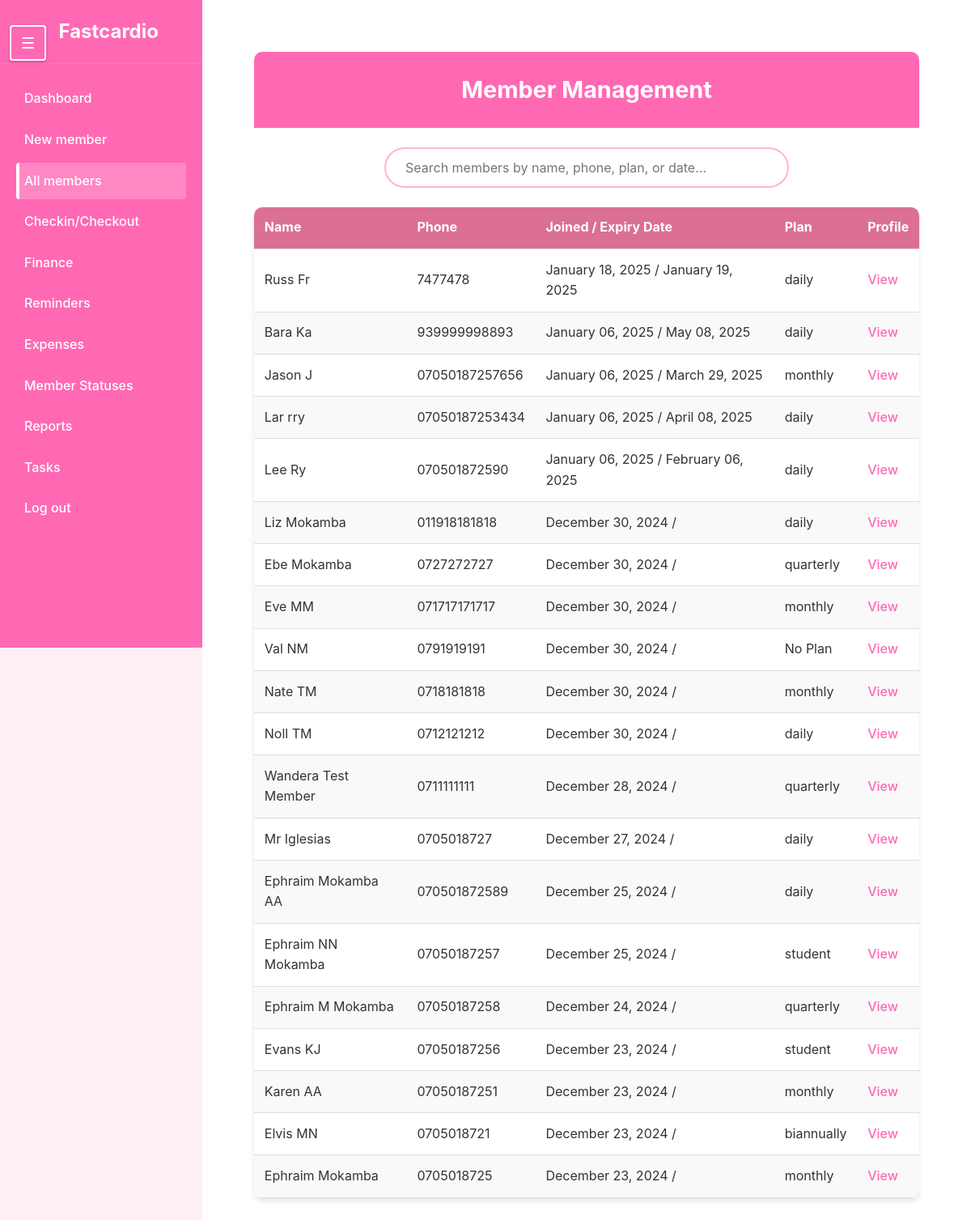
The page /members/ on the database its author committed.
### members/models.py (models this page shows, shortened)
class Member(models.Model):
    first_name = models.CharField(max_length=50)
    last_name = models.CharField(max_length=50)
    phone_number = models.CharField(max_length=15)
    date_joined = models.DateTimeField(auto_now_add=True)
    membership_expiry = models.DateField(null=True, blank=True, help_text="Date when the membership expires")
    is_active = models.BooleanField(default=False)
    is_frozen = models.BooleanField(default=False)
    additional_info = models.TextField(blank=True,null=True)
    gender = models.CharField(max_length= 6)
    balance = models.DecimalField(
        max_digits=10,
        decimal_places=2,
        default=0,
        help_text="Positive balance indicates credit, negative indicates debt"
    )
    balance_due_date = models.DateField(null = True, blank=True)
    def __str__(self):
        return f"{self.first_name} {self.last_name}"

class PaymentDetails(models.Model):
    PLAN_CHOICES = [
        ('daily', 'Daily'),
        ('monthly', 'Monthly'),
        ('quarterly', 'Quarterly'),
        ('biannually', 'Biannually'),
        ('annually', 'Annually'),
        ('student', 'Student Package'),
        ('complete', 'Complete Payment'),
    ]
    member = models.ForeignKey('Member', on_delete=models.CASCADE, related_name='payments', verbose_name="Member")
    plan = models.CharField(max_length=20, choices=PLAN_CHOICES, verbose_name="Payment Plan")
    amount = models.DecimalField(max_digits=10, decimal_places=2, verbose_name="Amount Paid")
    payment_date = models.DateField(default=timezone.now, verbose_name="Payment Date")
    transaction_id = models.CharField(max_length=100, blank=True, null=True, verbose_name="Transaction ID")
    class Meta:
        verbose_name = "Payment Detail"
        verbose_name_plural = "Payment Details"
        ordering = ['-payment_date']

### members/views.py (the view)
# urls.py: path('', include('members.urls'))
def members(request):
    members_with_payments = []
    today = timezone.now().date()
    for member in Member.objects.all():
        payments = PaymentDetails.objects.filter(member=member)
        total_amount_paid = payments.aggregate(total=Sum('amount'))['total'] or 0
        latest_payment = payments.order_by('-payment_date').first()
        membership_status = 'Expired'
        days_until_expiry = None
        if member.membership_expiry:
            days_until_expiry = (member.membership_expiry - today).days
            if member.is_frozen:
                membership_status = 'Frozen'
            elif days_until_expiry > 7:
                membership_status = 'Active'
            elif days_until_expiry > 0:
                membership_status = 'Expiring Soon'
            else:
                membership_status = 'Expired'
                member.is_active = False
                member.save()
        member_data = {
            'id': member.id,
            'full_name': str(member),
            'first_name': member.first_name,
            'last_name': member.last_name,
            'phone_number': member.phone_number,
            'date_joined': member.date_joined,
            'additional_info': member.additional_info or '',
            'total_amount_paid': total_amount_paid,
            'latest_plan': latest_payment.plan if latest_payment else 'No Plan',
            'latest_payment_date': latest_payment.payment_date if latest_payment else None,
            'expiry_date': member.membership_expiry,
            'membership_status': membership_status,
            'days_until_expiry': days_until_expiry,
            'is_frozen': member.is_frozen
        }
        members_with_payments.append(member_data)
    members_with_payments.reverse()
    return render(request, 'allmembers.html', {
        'members': members_with_payments,
        'today': today
    })

### members/templates/allmembers.html (shortened to what this page needs)
{% extends 'sidebar.html' %}
{% load static %}
{% block extra_styles %}
    <link rel="stylesheet" href="{% static 'allmembers.css' %}">
{% endblock %}
{% block content %}
    <div class="dashboard">
        <header class="dashboard-header">
            <h1>Member Management</h1>
        </header>
        <div class="search-container">
            <input type="text" id="searchInput" class="search-input" placeholder="Search members by name, phone, plan, or date...">
        </div>
        <table class="members-table">
            <thead>
                <tr>
                    <th>Name</th>
                    <th>Phone</th>
                    <th>Joined / Expiry Date</th>
                    <th>Plan</th>
                    <th>Profile</th>
                </tr>
            </thead>
            <tbody id="memberTableBody">
                {% for member in members %}
                <tr>
                    <td data-label="Name">{{ member.full_name }}</td>
                    <td data-label="Phone">{{ member.phone_number }}</td>
                    <td data-label="Joined/Expiry">{{ member.date_joined|date:"F d, Y" }} / {{ member.expiry_date|date:"F d, Y" }}</td>
                    <td data-label="Plan">{{ member.latest_plan }}</td>
                    <td data-label="Profile"><a href="{% url 'Member details' member.id %}">View</a></td>
                </tr>
                {% endfor %}
            </tbody>
        </table>
    </div>
{% endblock %}

### members/static/sidebar.css (style rules this page uses)
* { margin: 0; padding: 0; box-sizing: border-box; }
body { font-family: 'Arial', sans-serif; background-color: #f4f4f4; height: 100%; overflow-x: hidden; }

### members/static/allmembers.css (style rules this page uses)
:root { --primary-pink: #FF69B4; --light-pink: #FFB6C1; --dark-pink: #DB7093; --background-color: #FFF0F5; }
* { margin: 0; padding: 0; box-sizing: border-box; font-family: -apple-system, BlinkMacSystemFont, "Segoe UI", Roboto, sans-serif; }
body { background-color: var(--background-color); line-height: 1.6; color: #333; }
.dashboard { width: 100%; max-width: 1200px; margin: 0 auto; padding: clamp(0.5rem, 3vw, 1.5rem); }
.dashboard-header { background-color: var(--primary-pink); color: white; padding: clamp(1rem, 4vw, 1.5rem); text-align: center; border-radius: 10px 10px 0 0; margin-bottom: clamp(1rem, 3vw, 1.5rem); }
.dashboard-header h1 { font-size: clamp(1.2rem, 4vw, 1.8rem); }
.search-container { display: flex; justify-content: center; margin: clamp(1rem, 3vw, 1.5rem) 0; }
.search-input { width: 100%; max-width: 500px; padding: clamp(0.5rem, 2vw, 0.8rem) clamp(1rem, 3vw, 1.5rem); border: 2px solid var(--light-pink); border-radius: 25px; font-size: clamp(0.875rem, 2vw, 1rem); transition: all 0.3s ease; }
.members-table { width: 100%; background-color: white; border-collapse: collapse; box-shadow: 0 4px 6px rgba(0,0,0,0.1); border-radius: 10px; overflow: hidden; }
.members-table thead { background-color: var(--dark-pink); color: white; }
.members-table th, .members-table td { padding: clamp(0.5rem, 2vw, 0.8rem); text-align: left; border-bottom: 1px solid #ddd; }
.members-table tr:nth-child(even) { background-color: #f9f9f9; }
a { text-decoration: none; color: var(--primary-pink); font-weight: 500; }

### rows shown on the page
Member: phone_number "7477478", date_joined "January 18, 2025", expiry_date "January 19, 2025"
PaymentDetails: latest_plan "daily"
Member: phone_number "939999998893", date_joined "January 06, 2025", expiry_date "May 08, 2025"
PaymentDetails: latest_plan "daily"
Member: phone_number "07050187257656", date_joined "January 06, 2025", expiry_date "March 29, 2025"
PaymentDetails: latest_plan "monthly"
Member: phone_number "07050187253434", date_joined "January 06, 2025", expiry_date "April 08, 2025"
PaymentDetails: latest_plan "daily"
Member: phone_number "070501872590", date_joined "January 06, 2025", expiry_date "February 06, 2025"
PaymentDetails: latest_plan "daily"
Member: phone_number "011918181818", date_joined "December 30, 2024"
PaymentDetails: latest_plan "daily"
Member: phone_number "0727272727", date_joined "December 30, 2024"
PaymentDetails: latest_plan "quarterly"
Member: phone_number "071717171717", date_joined "December 30, 2024"
PaymentDetails: latest_plan "monthly"
Member: phone_number "0791919191", date_joined "December 30, 2024"
Member: phone_number "0718181818", date_joined "December 30, 2024"
PaymentDetails: latest_plan "monthly"
Member: phone_number "0712121212", date_joined "December 30, 2024"
PaymentDetails: latest_plan "daily"
Member: phone_number "0711111111", date_joined "December 28, 2024"
PaymentDetails: latest_plan "quarterly"
Member: phone_number "0705018727", date_joined "December 27, 2024"
PaymentDetails: latest_plan "daily"
Member: phone_number "070501872589", date_joined "December 25, 2024"
PaymentDetails: latest_plan "daily"
Member: phone_number "07050187257", date_joined "December 25, 2024"
PaymentDetails: latest_plan "student"
Member: phone_number "07050187258", date_joined "December 24, 2024"
PaymentDetails: latest_plan "quarterly"
Member: phone_number "07050187256", date_joined "December 23, 2024"
PaymentDetails: latest_plan "student"
Member: phone_number "07050187251", date_joined "December 23, 2024"
PaymentDetails: latest_plan "monthly"
Member: phone_number "0705018721", date_joined "December 23, 2024"
PaymentDetails: latest_plan "biannually"
Member: phone_number "0705018725", date_joined "December 23, 2024"
PaymentDetails: latest_plan "monthly"

### other values the page prints
{{ member.full_name }} "Russ Fr" "Bara Ka" "Jason J" "Lar rry" "Lee Ry" "Liz Mokamba" "Ebe Mokamba" "Eve MM" "Val NM" "Nate TM" "Noll TM" "Wandera Test Member" "Mr Iglesias" "Ephraim Mokamba AA" "Ephraim NN Mokamba" "Ephraim M Mokamba" "Evans KJ" "Karen AA" "Elvis MN" "Ephraim Mokamba"
{{ member.latest_plan }} "No Plan"
